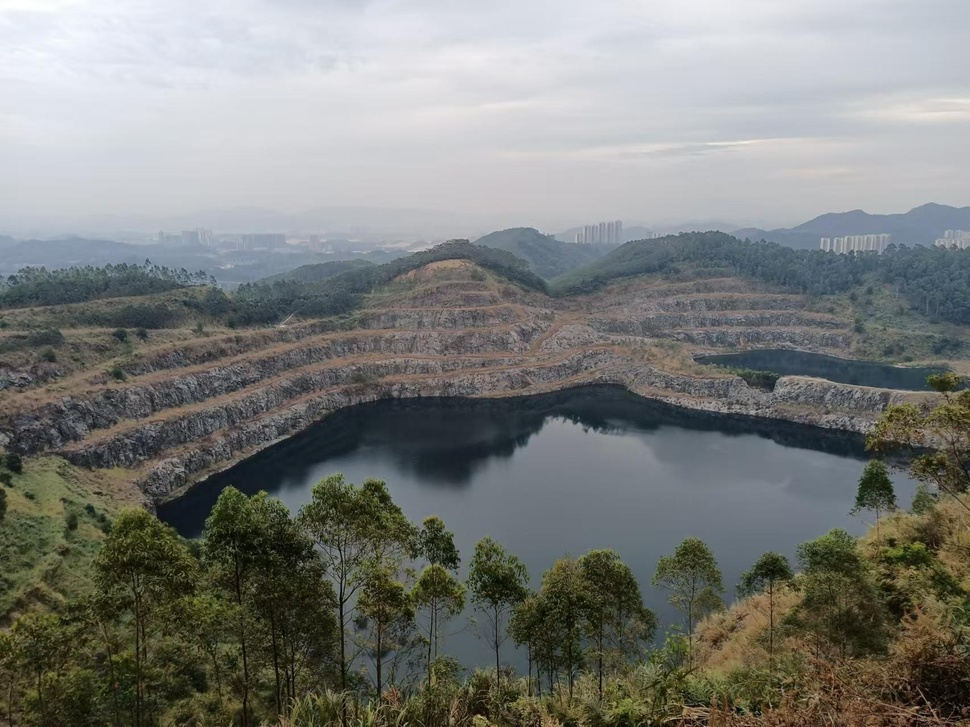
#> input picture test.jpg, 970 x 727 px, shrunk from 1706 x 1279 before the run
$ python second_cv.py
#> lines starting #> are read from the running program, lines starting #| are printed output that depends on the picture
import cv2

img = cv2.imread("test.jpg")
#> img is the input picture: shape (727, 970, 3); mean B, G, R 122, 125.3, 123.3

h, w = img.shape[:2]
#> h = 727; w = 970
print("这张图 宽:", w, "高:", h)
#| 这张图 宽: 970 高: 727

cv2.imshow("origin", img)
cv2.rectangle(img, (w//5, h//5), (w//5*4, h//5*4), (0, 255, 0), 5)
cv2.putText(img, "TARGET", (w//5, h//5 - 20), cv2.FONT_HERSHEY_SIMPLEX, 2, (0, 255, 0), 5)
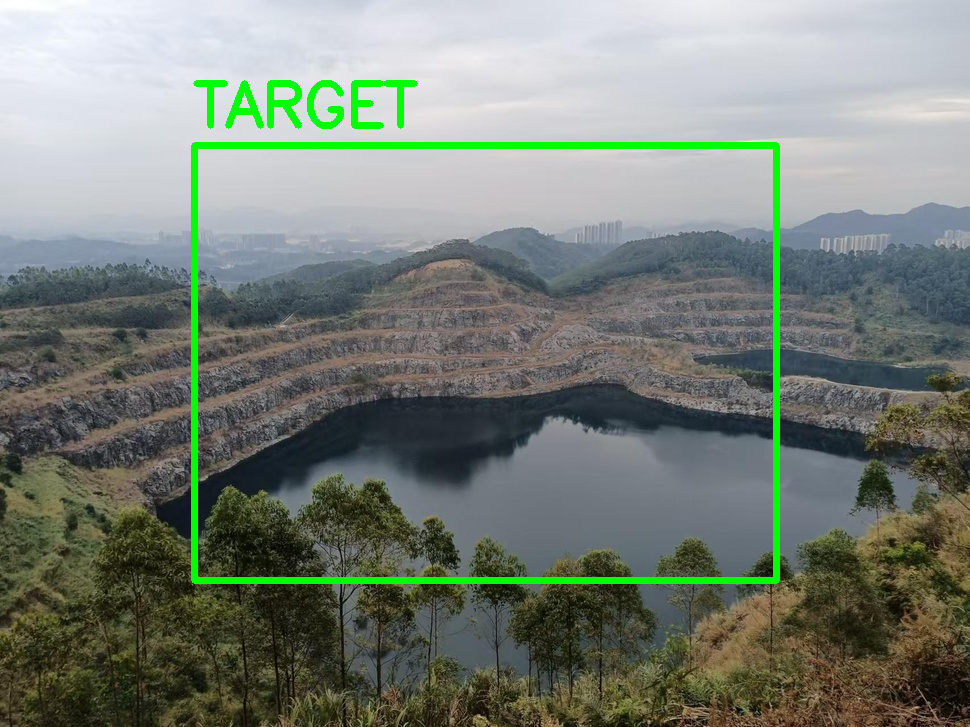
#> img: shape (727, 970, 3); mean B, G, R 118.1, 128.1, 119.4
cv2.imshow("boxed", img)
cv2.waitKey(0)
cv2.destroyAllWindows()

$ run again, with ceishi3.jpg copied over test.jpg
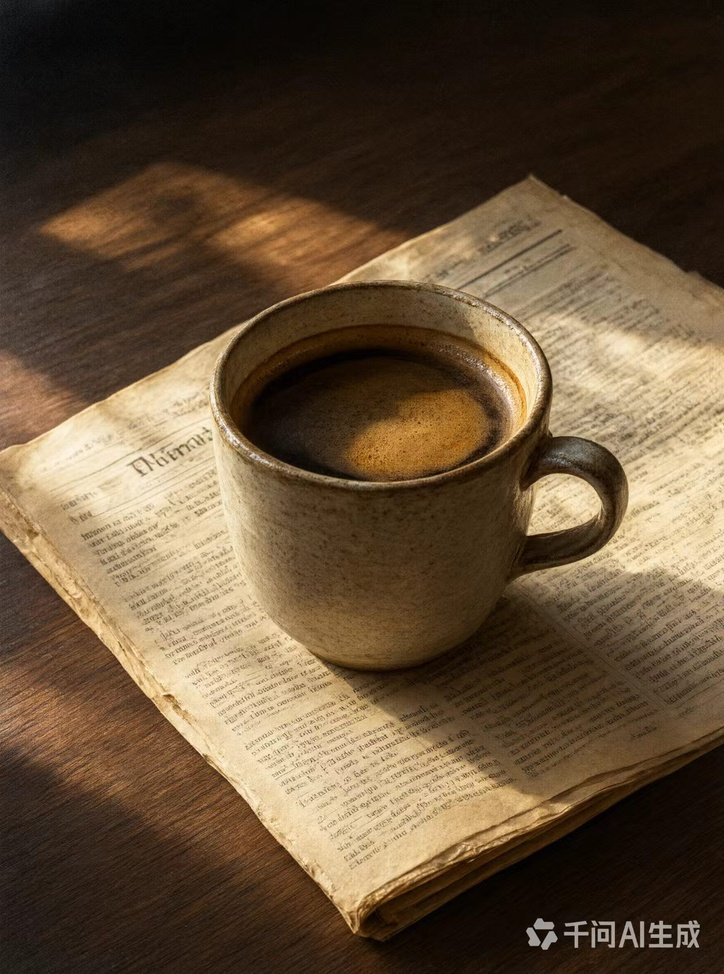
#> input picture ceishi3.jpg, 724 x 974 px, shrunk from 1280 x 1722 before the run
#> img is the input picture: shape (974, 724, 3); mean B, G, R 56.4, 79.8, 100
#| 这张图 宽: 724 高: 974
#> `cv2.putText(img, "TARGET", (w//5, h//5 - 20), cv2.FONT_HERSHEY_SIMPLEX..`:
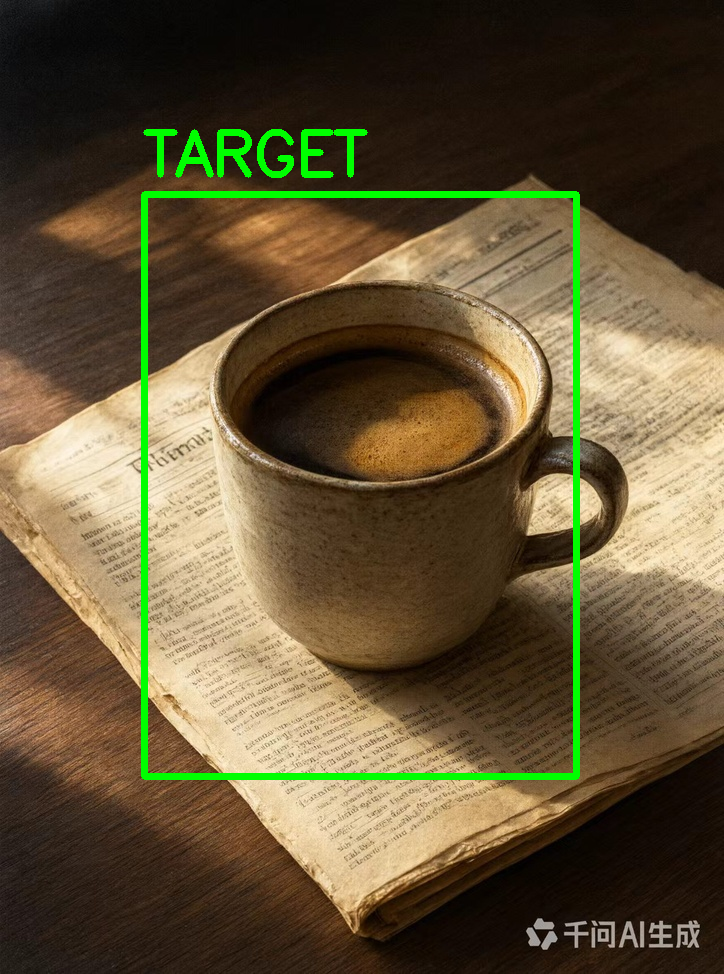
#> img: shape (974, 724, 3); mean B, G, R 54.6, 84.1, 97
